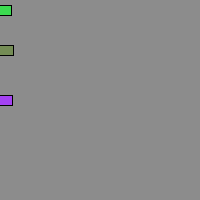
Frame 1 (no input)
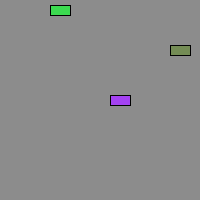
Frame 60 (the mouse pressed at the canvas centre just before this capture)
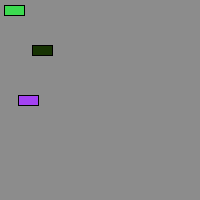
Frame 120 (the mouse held since frame 60 and released just before this capture)

The Processing sketch that drew these frames (run headless with seeded random() and noise(); from frame 60 on, the mouse is pressed at the canvas centre):

// Processing sketch: processing_115819
// ── processing_115819.pde

Car myCar1;
Car myCar2;
Car myCar3;

void setup() {
  size(200,200);
 
  myCar1 = new Car(color(int(random(255)),int(random(255)),int(random(255))),0,100,2);
  myCar2 = new Car(color(int(random(255)),int(random(255)),int(random(255))),0,10,1);
  myCar3 = new Car(color(int(random(255)),int(random(255)),int(random(255))),0,50,3);
 
}

void draw() {
  background(140);
  myCar1.move();
  if(myCar1.Reverse()){
    myCar1.c = color(int(random(255)),int(random(255)),int(random(255)));
    myCar1.bounce();
    myCar2.bounce();
    myCar3.bounce();
  }
  myCar1.display();

  myCar2.move();
  if(myCar2.Reverse()){
    myCar2.c = color(int(random(255)),int(random(255)),int(random(255)));
    myCar1.bounce();
    myCar2.bounce();
    myCar3.bounce();
  }
  myCar2.display();
  
  myCar3.move();
  if(myCar3.Reverse()){
    myCar3.c = color(int(random(255)),int(random(255)),int(random(255)));
   myCar1.bounce();
  myCar2.bounce();
  myCar3.bounce();
  }
  myCar3.display();
  
 
}

class Car {
 
  color c;
  float xpos;
  float ypos;
  float xspeed;
 
  Car(color tempC, float tempXpos, float tempYpos, float tempXspeed) {
    c = tempC;
    xpos = tempXpos;
    ypos = tempYpos;
    xspeed = tempXspeed;
  }
 
  void bounce() {
      xspeed = xspeed * -1;
      
  }

 boolean Reverse(){
    if ((xpos > width) || (xpos < 0))
 {
            return (true);

    }
    else{
        return (false);

}
 }
    void display() {
    stroke(0);
    fill(c);
    rectMode(CENTER);
    rect(xpos,ypos,20,10);
  }
 
  void move() {
    xpos = xpos + xspeed;
    
  }
}
